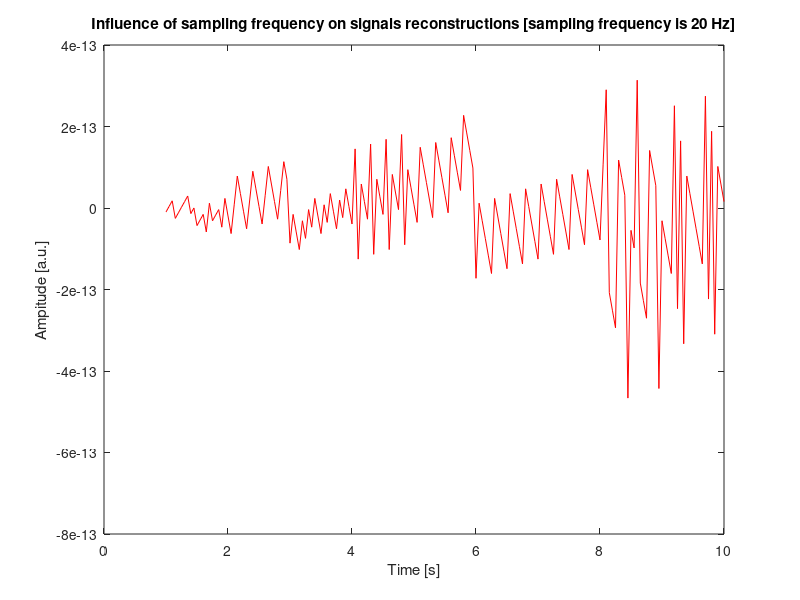

Source code (MATLAB):
fs = 20;
t = 1:1/fs:10;
f1 = 40;
A = 1;

y1 = A*sin(2*pi*f1*t);

p = plot(t,y1,"r")
titleToShow = sprintf('Influence of sampling frequency on signals reconstructions [sampling frequency is %d Hz]',fs)
title(titleToShow)
xlabel("Time [s]")
ylabel("Ampitude [a.u.]")